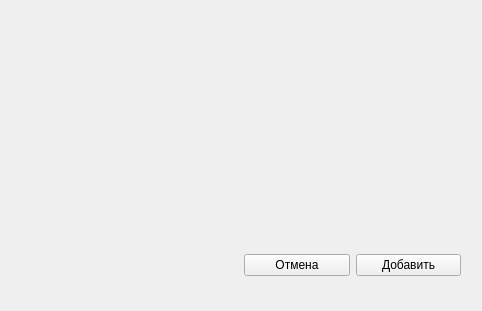
<?xml version="1.0" encoding="UTF-8"?>
<ui version="4.0">
 <class>Form</class>
 <widget class="QWidget" name="Form">
  <property name="geometry">
   <rect>
    <x>0</x>
    <y>0</y>
    <width>482</width>
    <height>311</height>
   </rect>
  </property>
  <property name="minimumSize">
   <size>
    <width>0</width>
    <height>0</height>
   </size>
  </property>
  <property name="maximumSize">
   <size>
    <width>780</width>
    <height>560</height>
   </size>
  </property>
  <property name="windowTitle">
   <string>Form</string>
  </property>
  <widget class="QWidget" name="formLayoutWidget">
   <property name="geometry">
    <rect>
     <x>20</x>
     <y>20</y>
     <width>441</width>
     <height>211</height>
    </rect>
   </property>
   <layout class="QFormLayout" name="formLayout"/>
  </widget>
  <widget class="QWidget" name="">
   <property name="geometry">
    <rect>
     <x>20</x>
     <y>240</y>
     <width>441</width>
     <height>51</height>
    </rect>
   </property>
   <layout class="QHBoxLayout" name="horizontalLayout_2">
    <item>
     <widget class="QLabel" name="label_exc">
      <property name="text">
       <string/>
      </property>
     </widget>
    </item>
    <item>
     <layout class="QHBoxLayout" name="horizontalLayout">
      <item>
       <widget class="QPushButton" name="button_cancel">
        <property name="text">
         <string>Отмена</string>
        </property>
       </widget>
      </item>
      <item>
       <widget class="QPushButton" name="button_add">
        <property name="text">
         <string>Добавить</string>
        </property>
       </widget>
      </item>
     </layout>
    </item>
   </layout>
   <zorder>label_exc</zorder>
  </widget>
 </widget>
 <resources/>
 <connections/>
</ui>
